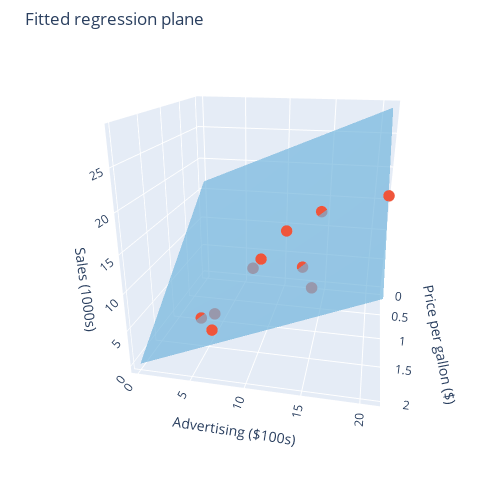

This figure's notebook cell:
### Code cell
z_color = np.zeros_like(z_data)
# selected_point = [1, 8]
selected_point = list(range(10))
x_scatter_data = df_regress['X_1'].iloc[selected_point].to_numpy()
y_scatter_data = df_regress['X_2'].iloc[selected_point].to_numpy()
z_scatter_data = df_regress['Y'].iloc[selected_point].to_numpy()

fig = go.Figure(data=[
  go.Surface(z=z_data.T, x=x_data, y=y_data, 
    colorscale="Blues", surfacecolor=z_color,
    showscale=False, opacity=0.7),
  go.Scatter3d(x=x_scatter_data, y=y_scatter_data, z=z_scatter_data, 
    mode="markers", marker_size=4)])

#go.Figure(data=[go.Scatter3d(x=df_regress['X_1'], y=df_regress['X_2'], 
#  z=df_regress['Y'], mode="markers")])

theta = [10, 80, 70]
theta = np.deg2rad(theta)
a = 2.2
camera = {
  'center': {'x': 0, 'y': -0.1, 'z': -0.2},
  'eye': {'x': a*np.cos(theta[0]), 'y': a*np.cos(theta[1]), 'z': a*np.cos(theta[2])}}

fig.update_layout(
  title="Fitted regression plane", autosize=True,
  width=500, height=500,
  margin={'l':35, 'r': 30, 'b':15, 't':50,},
  scene={
    "xaxis_title": "Price per gallon ($)",
    "yaxis_title": "Advertising ($100s)",
    "zaxis_title": "Sales (1000s)"},
  scene_camera=camera)



fig.show()

### Figure 1 — Plotly figure (JSON) as saved in the notebook; plotly's stock layout.template omitted (floating-point values rounded to 4 significant figures)
{"data": [{"colorscale": [[0, "rgb(247,251,255)"], [0.125, "rgb(222,235,247)"], [0.25, "rgb(198,219,239)"], [0.375, "rgb(158,202,225)"], [0.5, "rgb(107,174,214)"], [0.625, "rgb(66,146,198)"], [0.75, "rgb(33,113,181)"], [0.875, "rgb(8,81,156)"], [1, "rgb(8,48,107)"]], "opacity": 0.7, "showscale": false, "surfacecolor": [[0, 0, 0, 0, 0, 0, 0, 0, 0, 0], [0, 0, 0, 0, 0, 0, 0, 0, 0, 0], [0, 0, 0, 0, 0, 0, 0, 0, 0, 0], [0, 0, 0, 0, 0, 0, 0, 0, 0, 0], [0, 0, 0, 0, 0, 0, 0, 0, 0, 0], [0, 0, 0, 0, 0, 0, 0, 0, 0, 0], [0, 0, 0, 0, 0, 0, 0, 0, 0, 0], [0, 0, 0, 0, 0, 0, 0, 0, 0, 0], [0, 0, 0, 0, 0, 0, 0, 0, 0, 0], [0, 0, 0, 0, 0, 0, 0, 0, 0, 0]], "type": "surface", "x": [0, 0.2222, 0.4444, 0.6667, 0.8889, 1.111, 1.333, 1.556, 1.778, 2], "y": [0, 2.333, 4.667, 7, 9.333, 11.67, 14, 16.33, 18.67, 21], "z": [[16.41, 14.57, 12.74, 10.91, 9.075, 7.242, 5.41, 3.577, 1.744, -0.0888], [17.77, 15.94, 14.11, 12.27, 10.44, 8.608, 6.775, 4.942, 3.109, 1.276], [19.14, 17.3, 15.47, 13.64, 11.81, 9.973, 8.14, 6.307, 4.474, 2.642], [20.5, 18.67, 16.84, 15.0, 13.17, 11.34, 9.505, 7.673, 5.84, 4.007], [21.87, 20.03, 18.2, 16.37, 14.54, 12.7, 10.87, 9.038, 7.205, 5.372], [23.23, 21.4, 19.57, 17.73, 15.9, 14.07, 12.24, 10.4, 8.57, 6.737], [24.6, 22.76, 20.93, 19.1, 17.27, 15.43, 13.6, 11.77, 9.935, 8.103], [25.96, 24.13, 22.3, 20.46, 18.63, 16.8, 14.97, 13.13, 11.3, 9.468], [27.33, 25.5, 23.66, 21.83, 20.0, 18.16, 16.33, 14.5, 12.67, 10.83], [28.69, 26.86, 25.03, 23.2, 21.36, 19.53, 17.7, 15.86, 14.03, 12.2]]}, {"marker": {"size": 4}, "mode": "markers", "type": "scatter3d", "x": [1.3, 2, 1.7, 1.5, 1.6, 1.2, 1.6, 1.4, 1, 1.1], "y": [9, 7, 5, 14, 15, 12, 6, 10, 15, 21], "z": [10, 6, 5, 12, 10, 15, 5, 12, 17, 20]}], "layout": {"autosize": true, "height": 500, "margin": {"b": 15, "l": 35, "r": 30, "t": 50}, "scene": {"camera": {"center": {"x": 0, "y": -0.1, "z": -0.2}, "eye": {"x": 2.167, "y": 0.382, "z": 0.7524}}, "xaxis": {"title": {"text": "Price per gallon ($)"}}, "yaxis": {"title": {"text": "Advertising ($100s)"}}, "zaxis": {"title": {"text": "Sales (1000s)"}}}, "title": {"text": "Fitted regression plane"}, "width": 500}}
